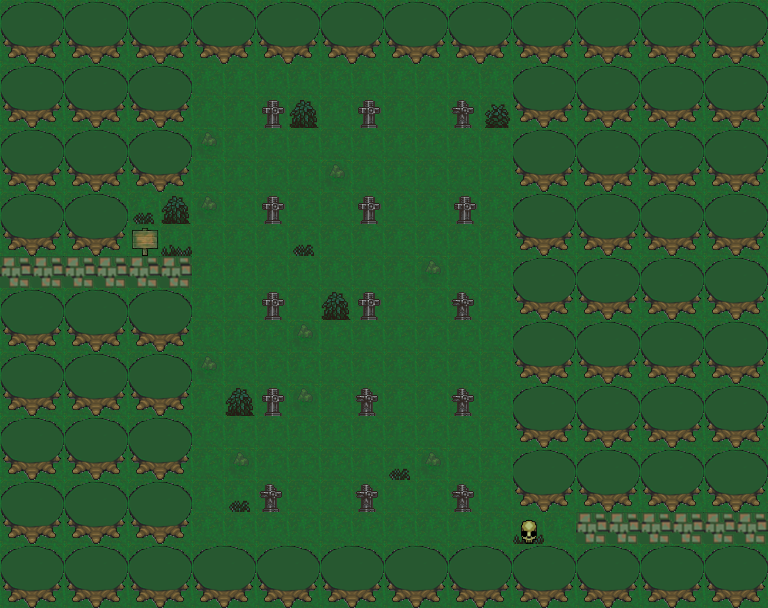

Tiled map render using the project's own tile images. Description and the map definition, with tile-layer contents summarised, below:
An orthogonal 24x19 tile map with 32x32 px tiles, 4 tile layers (Hintergrund, Hintergrund2, Dekoration, Vordergrund) and 42 objects (18x Welt, Start).

<map version="1.0" orientation="orthogonal" renderorder="right-down" width="24" height="19" tilewidth="32" tileheight="32" nextobjectid="49">
 <tileset firstgid="1" source="../tilemap/graveyard.tsx" />
 <layer name="Hintergrund" width="24" height="19">
  <data>[456 cells, 456 non-empty, 3 distinct tile ids]</data>
 </layer>
 <layer name="Hintergrund2" width="24" height="19">
  <data>[456 cells, 300 non-empty, 6 distinct tile ids]</data>
 </layer>
 <layer name="Dekoration" width="24" height="19">
  <data>[456 cells, 27 non-empty, 8 distinct tile ids]</data>
 </layer>
 <objectgroup name="Objekte">
  <object id="1" name="Spielerstart" type="Start" x="33" y="272.5" width="10" height="10">
   <ellipse />
  </object>
  <object id="4" name="Schaedel" type="Welt" x="510" y="501" width="46" height="54" />
  <object id="5" name="Schild" type="Welt" x="126.5" y="240" width="36.5" height="49" />
  <object id="6" name="Grab1" type="Welt" x="253.5" y="124" width="38" height="38.5" />
  <object id="7" name="Grab6" type="Welt" x="447" y="216.75" width="38" height="38.5" />
  <object id="8" name="Grab3" type="Welt" x="445" y="122.75" width="38" height="38.5" />
  <object id="9" name="Grab2" type="Welt" x="348.5" y="122.25" width="38" height="38.5" />
  <object id="10" name="Grab5" type="Welt" x="349" y="218.25" width="38" height="38.5" />
  <object id="11" name="Grab4" type="Welt" x="252.5" y="219.75" width="38" height="38.5" />
  <object id="12" name="Grab9" type="Welt" x="444.5" y="315.75" width="38" height="38.5" />
  <object id="13" name="Grab8" type="Welt" x="349" y="314.25" width="38" height="38.5" />
  <object id="14" name="Grab7" type="Welt" x="254" y="314.75" width="38" height="38.5" />
  <object id="15" name="Grab10" type="Welt" x="253" y="408.75" width="38" height="38.5" />
  <object id="16" name="Grab11" type="Welt" x="347.5" y="411.25" width="38" height="38.5" />
  <object id="17" name="Grab12" type="Welt" x="444.5" y="409.25" width="38" height="38.5" />
  <object id="18" name="Grab13" type="Welt" x="250" y="504.25" width="38" height="38.5" />
  <object id="19" name="Grab14" type="Welt" x="348.5" y="506.75" width="38" height="38.5" />
  <object id="20" name="Grab15" type="Welt" x="445" y="505.75" width="38" height="38.5" />
  <object id="48" name="Ausgang" type="Welt" x="719" y="494" width="73" height="86" />
 </objectgroup>
 <objectgroup name="Kollisionen">
  <object id="21" x="1.33333" y="0" width="124.667" height="256" />
  <object id="25" x="0" y="302" width="192.667" height="318" />
  <object id="26" x="193.333" y="560" width="572.667" height="48" />
  <object id="27" x="128" y="-2" width="60.6667" height="194" />
  <object id="28" x="189.333" y="0" width="385.333" height="66.6667" />
  <object id="29" x="513.333" y="66" width="62" height="445.333" />
  <object id="30" x="576.667" y="449.333" width="195.667" height="61.3333" />
  <object id="32" x="261" y="117.25" width="23" height="11" />
  <object id="33" x="357.5" y="117.5" width="23" height="11" />
  <object id="34" x="451.25" y="117.25" width="23" height="11" />
  <object id="35" x="260.75" y="213.25" width="23" height="11" />
  <object id="36" x="357.5" y="212.75" width="23" height="11" />
  <object id="37" x="452.75" y="213.5" width="23" height="11" />
  <object id="38" x="260.5" y="309.25" width="23" height="11" />
  <object id="39" x="357" y="310" width="23" height="11" />
  <object id="40" x="451.25" y="309" width="23" height="11" />
  <object id="41" x="261" y="405.25" width="23" height="11" />
  <object id="42" x="355.25" y="405.25" width="23" height="11" />
  <object id="43" x="450.5" y="405.5" width="23" height="11" />
  <object id="44" x="258" y="501.5" width="23" height="11" />
  <object id="45" x="355" y="502" width="23" height="11" />
  <object id="46" x="451.5" y="502.75" width="23" height="11" />
  <object id="47" x="137.167" y="244.5" width="15.3333" height="11" />
 </objectgroup>
 <layer name="Vordergrund" width="24" height="19">
  <data>[456 cells, 24 non-empty, 2 distinct tile ids]</data>
 </layer>
</map>
